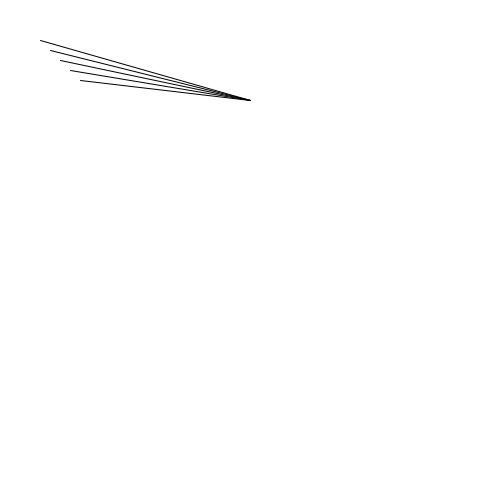
Frame 1 (no input)
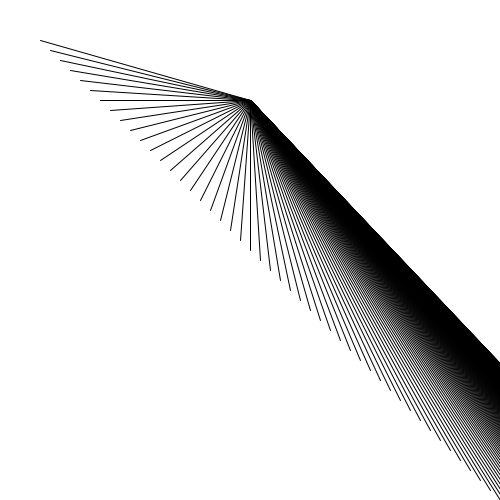
Frame 60 (the mouse pressed at the canvas centre just before this capture)
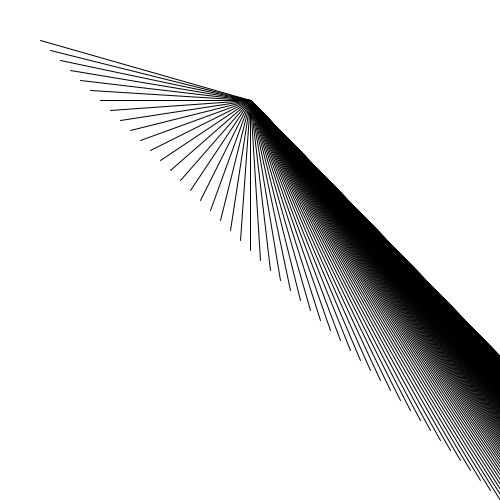
Frame 120 (the mouse held since frame 60 and released just before this capture)

The Processing sketch that drew these frames (run headless with seeded random() and noise(); from frame 60 on, the mouse is pressed at the canvas centre):

// Processing sketch: processing_106195
// ── processing_106195.pde

int x = 40;
int y = 40;
void setup(){
size(500,500);
background(255);
}

void draw(){
smooth();
for (int t = 0; t < 5; t = t+1){
line(x,y,250,100);
x = x +10;
y = y +10;
}
}
